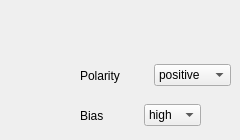
       <widget class="QWidget" name="psd_tab">
        <attribute name="title">
         <string>PSD</string>
        </attribute>
        <attribute name="toolTip">
         <string>Configuration settings for the PSD Chips</string>
        </attribute>
        <widget class="QWidget" name="horizontalLayoutWidget">
         <property name="geometry">
          <rect>
           <x>80</x>
           <y>60</y>
           <width>151</width>
           <height>31</height>
          </rect>
         </property>
         <layout class="QHBoxLayout" name="horizontalLayout_10">
          <item>
           <widget class="QLabel" name="label_psd_polarity">
            <property name="text">
             <string>Polarity</string>
            </property>
           </widget>
          </item>
          <item>
           <widget class="QComboBox" name="comboBox_psd_polarity">
            <item>
             <property name="text">
              <string>positive</string>
             </property>
            </item>
            <item>
             <property name="text">
              <string>negative</string>
             </property>
            </item>
           </widget>
          </item>
         </layout>
        </widget>
        <widget class="QWidget" name="horizontalLayoutWidget_2">
         <property name="geometry">
          <rect>
           <x>80</x>
           <y>100</y>
           <width>121</width>
           <height>31</height>
          </rect>
         </property>
         <layout class="QHBoxLayout" name="horizontalLayout_11">
          <item>
           <widget class="QLabel" name="label_psd_bias">
            <property name="text">
             <string>Bias</string>
            </property>
           </widget>
          </item>
          <item>
           <widget class="QComboBox" name="comboBox_psd_bias">
            <item>
             <property name="text">
              <string>high</string>
             </property>
            </item>
            <item>
             <property name="text">
              <string>low</string>
             </property>
            </item>
           </widget>
          </item>
         </layout>
        </widget>
       </widget>
